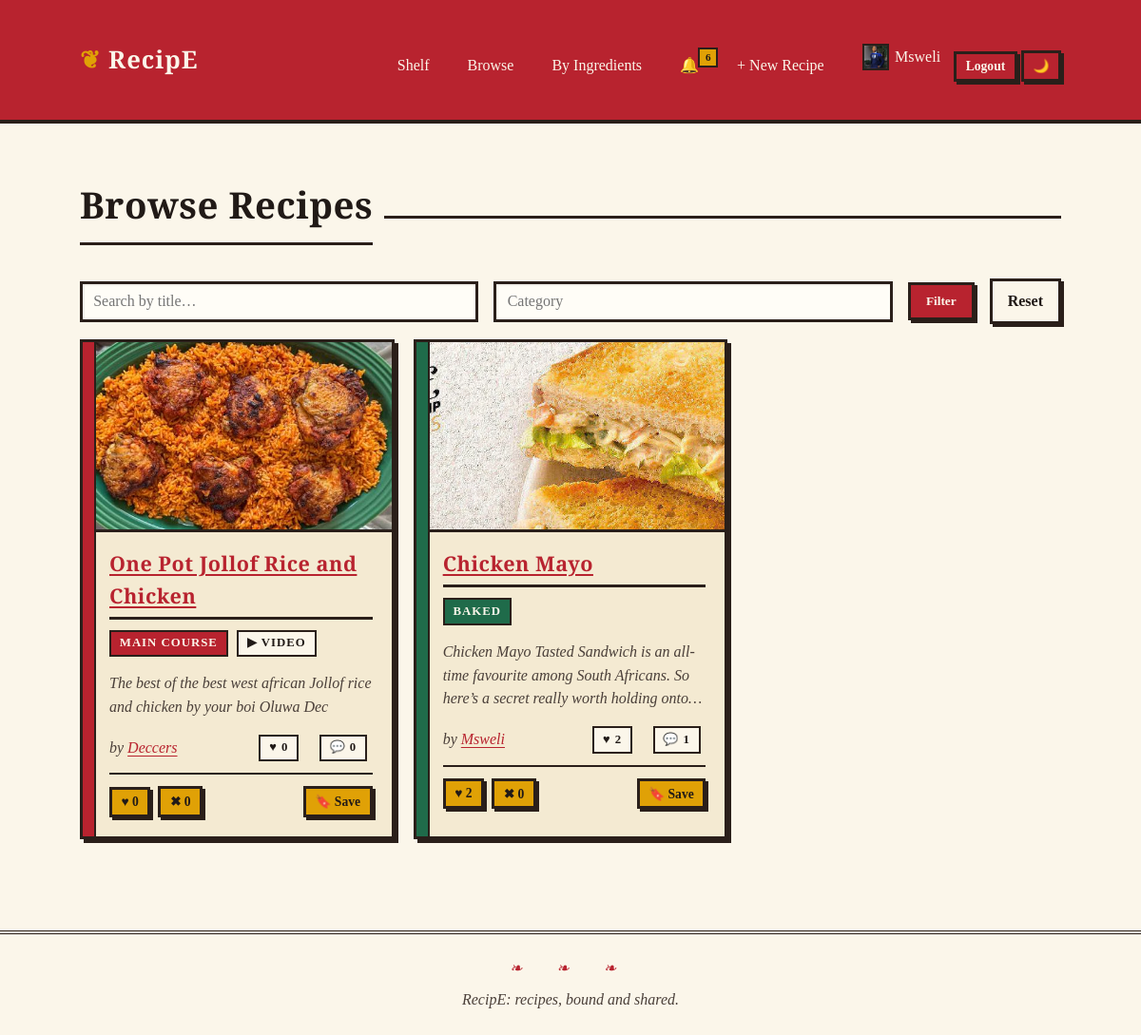
Page /recipes/page (signed in) on the committed database.
### app/models/user.py (models this page shows, shortened)
class User(db.Model, UserMixin):
    __tablename__ = "users"
    id = db.Column(db.Integer, primary_key=True)
    username = db.Column(db.String(50), unique=True, nullable=False, index=True)
    email = db.Column(db.String(120), unique=True, nullable=False, index=True)
    password_hash = db.Column(db.String(255), nullable=False)
    bio = db.Column(db.Text, default="")
    avatar = db.Column(db.String(255), default="")
    is_active = db.Column(db.Boolean, default=True)
    created_at = db.Column(db.DateTime, default=datetime.utcnow)
    recipes = db.relationship("Recipe", backref="author", lazy="dynamic",
                              cascade="all, delete-orphan")
    comments = db.relationship("Comment", backref="author", lazy="dynamic",
                               cascade="all, delete-orphan")
    reactions = db.relationship("Reaction", backref="user", lazy="dynamic",
                                cascade="all, delete-orphan")
    preference = db.relationship("UserPreference", backref="user", uselist=False,
                                 cascade="all, delete-orphan")
    following = db.relationship(
        "Follow", foreign_keys="Follow.follower_id",
        backref="follower", lazy="dynamic", cascade="all, delete-orphan"
    )
    followers = db.relationship(
        "Follow", foreign_keys="Follow.followed_id",
        backref="followed", lazy="dynamic", cascade="all, delete-orphan"
    )
    notifications = db.relationship(
        "Notification", foreign_keys="Notification.user_id",
        back_populates="user", lazy="dynamic", cascade="all, delete-orphan"
    )
    def to_dict(self, include_stats=False):
        data = {
            "id": self.id,
            "username": self.username,
            "email": self.email,
            "bio": self.bio,
            "avatar": self.avatar,
            "created_at": self.created_at.isoformat(),
        }
        if include_stats:
            data["followers_count"] = self.followers.count()
            data["following_count"] = self.following.count()
            data["recipes_count"] = self.recipes.count()
        return data

### app/models/recipe.py (models this page shows)
class Recipe(db.Model):
    __tablename__ = "recipes"
    id = db.Column(db.Integer, primary_key=True)
    title = db.Column(db.String(150), nullable=False, index=True)
    description = db.Column(db.Text, default="")
    category = db.Column(db.String(80), index=True)
    user_id = db.Column(db.Integer, db.ForeignKey("users.id"), nullable=False)
    created_at = db.Column(db.DateTime, default=datetime.utcnow, index=True)
    updated_at = db.Column(db.DateTime, default=datetime.utcnow, onupdate=datetime.utcnow)
    ingredients = db.relationship("Ingredient", backref="recipe", lazy="select",
                                  cascade="all, delete-orphan", order_by="Ingredient.position")
    steps = db.relationship("Step", backref="recipe", lazy="select",
                            cascade="all, delete-orphan", order_by="Step.position")
    images = db.relationship("RecipeImage", backref="recipe", lazy="select",
                             cascade="all, delete-orphan")
    video = db.relationship("RecipeVideo", backref="recipe", uselist=False,
                            cascade="all, delete-orphan")
    comments = db.relationship("Comment", backref="recipe", lazy="dynamic",
                               cascade="all, delete-orphan")
    reactions = db.relationship("Reaction", backref="recipe", lazy="dynamic",
                                cascade="all, delete-orphan")
    notifications = db.relationship("Notification", back_populates="recipe", cascade="all, delete-orphan")
    savers = db.relationship("User", secondary=saved_recipes, lazy="dynamic",
                             backref=db.backref("saved_recipes", lazy="dynamic"))
    @property
    def likes_count(self):
        return self.reactions.filter_by(value=1).count()
    @property
    def dislikes_count(self):
        return self.reactions.filter_by(value=-1).count()
    def to_dict(self, detailed=False, current_user_id=None):
        data = {
            "id": self.id,
            "title": self.title,
            "description": self.description,
            "category": self.category,
            "author": self.author.to_dict() if self.author else None,
            "created_at": self.created_at.isoformat(),
            "updated_at": self.updated_at.isoformat(),
            "likes": self.likes_count,
            "dislikes": self.dislikes_count,
            "comments_count": self.comments.count(),
            "images": [img.to_dict() for img in self.images],
            "video": self.video.to_dict() if self.video else None,
        }
        if current_user_id:
            r = self.reactions.filter_by(user_id=current_user_id).first()
            data["my_reaction"] = r.value if r else 0
            data["is_saved"] = self.savers.filter_by(id=current_user_id).first() is not None
        if detailed:
            data["ingredients"] = [i.to_dict() for i in self.ingredients]
            data["steps"] = [s.to_dict() for s in self.steps]
        return data

### app/models/image.py (models this page shows)
class RecipeImage(db.Model):
    __tablename__ = "recipe_images"
    id = db.Column(db.Integer, primary_key=True)
    recipe_id = db.Column(db.Integer, db.ForeignKey("recipes.id"), nullable=False)
    filename = db.Column(db.String(255), nullable=False)
    is_primary = db.Column(db.Boolean, default=False)
    def to_dict(self):
        return {
            "id": self.id,
            "filename": self.filename,
            "url": f"/static/uploads/{self.filename}",
            "is_primary": self.is_primary,
        }

### app/routes/recipes.py (the view)
@recipes_bp.get("/page")
def list_recipes_page():
    q = request.args.get("q", "").strip()
    category = request.args.get("category", "").strip() or None
    page = max(int(request.args.get("page", 1)), 1)
    per_page = 12
    base = Recipe.query
    if q:        base = base.filter(Recipe.title.ilike(f"%{q}%"))
    if category: base = base.filter(Recipe.category.ilike(category))
    total = base.count()
    recipes = (base.order_by(Recipe.created_at.desc())
               .limit(per_page).offset((page - 1) * per_page).all())
    total_pages = (total + per_page - 1) // per_page
    return render_template("recipe_list.html",
                           recipes=recipes, q=q, category=category,
                           page=page, total_pages=total_pages)

### app/models/user.py (called while the page is built)
@login_manager.user_loader
def load_user(user_id):
    return User.query.get(int(user_id))

### app/models/video.py (called while the page is built)
    def to_dict(self):
        return {
            "id": self.id,
            "filename": self.filename,
            "url": f"/static/uploads/{self.filename}",
        }

### app/templates/recipe_list.html (shortened to what this page needs)
{% extends "base.html" %}
{% block content %}
<div class="chapter"><h1>Browse Recipes</h1></div>
<form class="filters row" method="get" action="{{ url_for('recipes.list_recipes_page') }}">
  <input type="search" name="q" placeholder="Search by title…" value="{{ q or '' }}" />
  <input type="text" name="category" placeholder="Category" value="{{ category or '' }}" />
  <button class="btn btn--primary" type="submit">Filter</button>
  <a class="btn btn--ghost" href="{{ url_for('recipes.list_recipes_page') }}">Reset</a>
</form>
<div class="grid grid--3 mt-2">
  {% for r in recipes %}
    {% set variant = ["crimson","forest","plum","teal","mustard"][loop.index0 % 5] %}
    {% include "partials/_recipe_card.html" with context %}
  {% else %}
    <p class="muted">No recipes found.</p>
  {% endfor %}
</div>
{% endblock %}

### app/templates/base.html (shortened to what this page needs)
<!DOCTYPE html>
<html lang="en">
<head>
  <link rel="stylesheet" href="{{ url_for('static', filename='css/style.css') }}" />
</head>
<body data-authed="{{ 'true' if current_user.is_authenticated else 'false' }}"
      data-user-id="{{ current_user.id if current_user.is_authenticated else '' }}">
  <header class="site-header">
    <div class="container">
      <a class="brand" href="{{ url_for('feed.dashboard') }}">RecipE</a>
      <nav class="site-nav" data-nav>
        <a href="{{ url_for('feed.dashboard') }}">Shelf</a>
        <a href="{{ url_for('recipes.list_recipes_page') }}">Browse</a>
        <a href="{{ url_for('recipes.by_ingredients_page') }}">By Ingredients</a>
        {% if current_user.is_authenticated %}
          <a href="{{ url_for('notifications.list_page') }}" class="nav-bell" title="Notifications">
    🔔<span class="nav-bell__badge" data-notif-badge hidden></span>
          </a>
          <a href="{{ url_for('recipes.new_recipe_page') }}">+ New Recipe</a>
          <a href="{{ url_for('users.profile_page', username=current_user.username) }}" class="nav-avatar">
            {% if current_user.avatar %}
              <img src="{{ url_for('static', filename='uploads/' ~ current_user.avatar) }}"
                   alt="{{ current_user.username }}" />
            {% else %}
              <span class="avatar-placeholder--sm">{{ current_user.username[:1]|upper }}</span>
            {% endif %}
            {{ current_user.username }}
          </a>
          <form action="{{ url_for('auth.logout') }}" method="post" style="display:inline">
            <button class="btn btn--sm btn--primary" type="submit">Logout</button>
          </form>
          <button class="btn btn--sm btn--ghost theme-toggle" data-theme-toggle title="Toggle theme">🌙</button>
        {% else %}
          <a href="{{ url_for('auth.login_page') }}">Login</a>
          <a href="{{ url_for('auth.register_page') }}">Register</a>
        {% endif %}
      </nav>
    </div>
  </header>
  <main class="container">
    {% block content %}{% endblock %}
  </main>
  <footer class="site-footer">
    RecipE: recipes, bound and shared.
  </footer>
</body>
</html>

### app/templates/partials/_recipe_card.html (shortened to what this page needs)
<article class="card card--{{ variant|default('crimson') }}{% if ribbon %} card--ribbon{% endif %}"
         data-recipe-id="{{ r.id }}">
  {% if r.images %}
    {% set primary = r.images|selectattr('is_primary')|first or r.images[0] %}
    <div class="card__thumb">
      <img src="{{ url_for('static', filename='uploads/' ~ primary.filename) }}"
           alt="{{ r.title }}" loading="lazy">
    </div>
  {% endif %}
  <h3 class="card__title">
    <a href="{{ url_for('recipes.recipe_page', recipe_id=r.id) }}">{{ r.title }}</a>
  </h3>
  <div class="card__tags">
    <span class="tag tag--{{ variant|default('crimson') }}">{{ r.category or "Uncategorised" }}</span>
    {% if r.video %}<span class="tag">▶ Video</span>{% endif %}
  </div>
  <p class="muted card__desc">
    {{ r.description[:120] }}{% if r.description|length > 120 %}…{% endif %}
  </p>
  <div class="row card__meta">
    <span class="muted">by
      <a href="{{ url_for('users.profile_page', username=r.author.username) }}">{{ r.author.username }}</a>
    </span>
    <span class="tag">♥ {{ r.likes_count }}</span>
    <span class="tag">💬 {{ r.comments.count() }}</span>
  </div>
  {% if current_user.is_authenticated %}
    <div class="action-bar" data-action-bar>
      <button class="btn btn--sm btn--like {% if r.to_dict(current_user_id=current_user.id).my_reaction == 1 %}is-active{% endif %}"
              data-action="like" data-recipe-id="{{ r.id }}"
              aria-label="Like">♥ <span class="likes-count">{{ r.likes_count }}</span></button>
      <button class="btn btn--sm btn--dislike {% if r.to_dict(current_user_id=current_user.id).my_reaction == -1 %}is-active{% endif %}"
              data-action="dislike" data-recipe-id="{{ r.id }}"
              aria-label="Dislike">✖ <span class="dislikes-count">{{ r.dislikes_count }}</span></button>
      <button class="btn btn--sm btn--save {% if r.to_dict(current_user_id=current_user.id).is_saved %}is-active{% endif %}"
              data-action="save" data-recipe-id="{{ r.id }}"
              aria-label="Save to my cookbook">🔖 Save</button>
    </div>
  {% endif %}
</article>

### rows in the picture
User: avatar (picture), username "Msweli"
Recipe: filename (picture), title "One Pot Jollof Rice and Chicken", category "MAIN COURSE", shows "▶ VIDEO", description "The best of the best west african Jollof rice and chicken by your boi Oluwa Dec", author.username "Deccers", likes_count "0", comments.count "0", dislikes_count "0"
Recipe: filename (picture), title "Chicken Mayo", category "BAKED", description "Chicken Mayo Tasted Sandwich is an all-time favourite among South Africans. So here’s a secret really worth holding onto", author.username "Msweli", likes_count "2", comments.count "1", dislikes_count "0"
